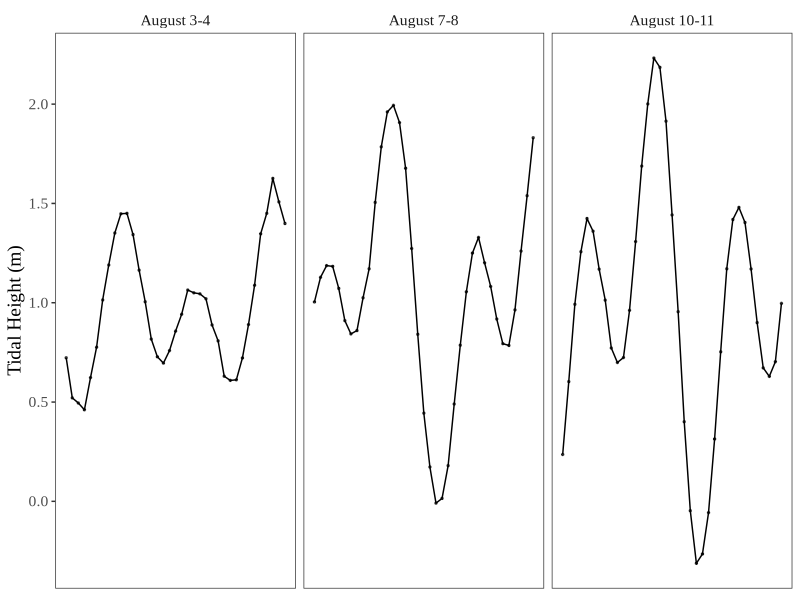
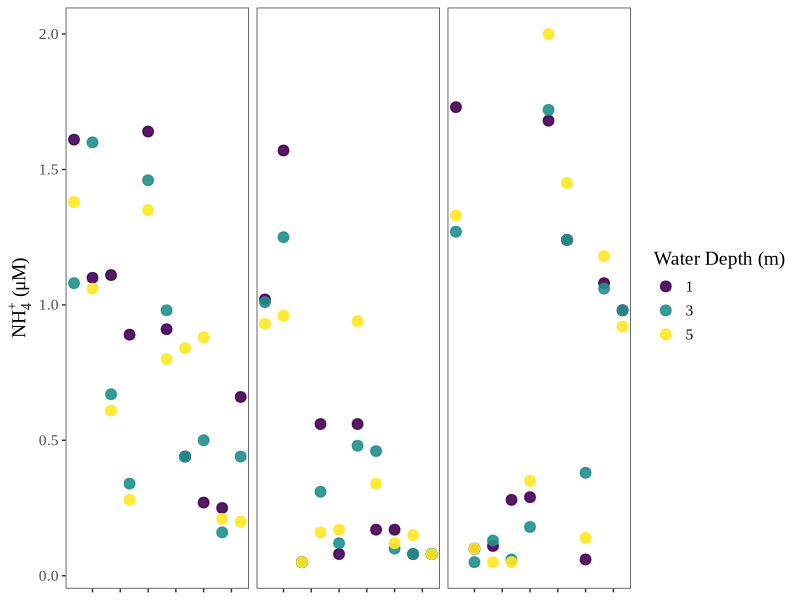
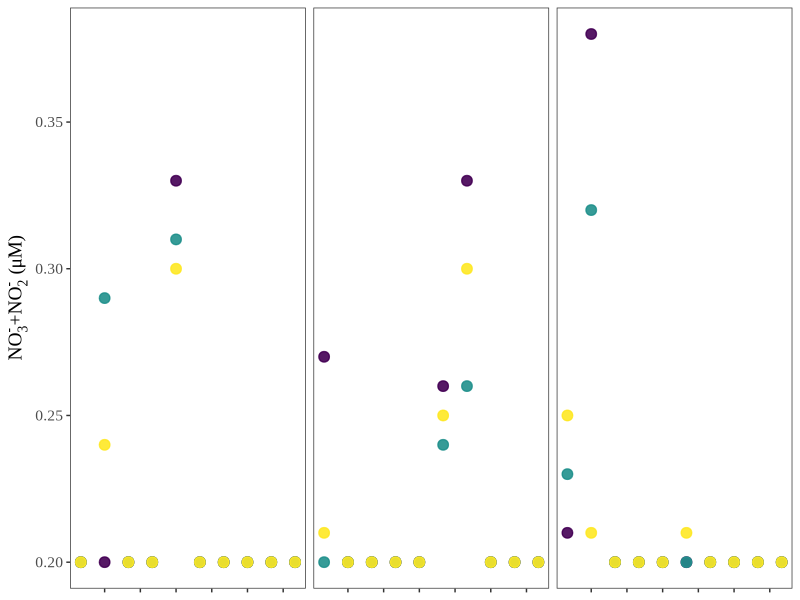
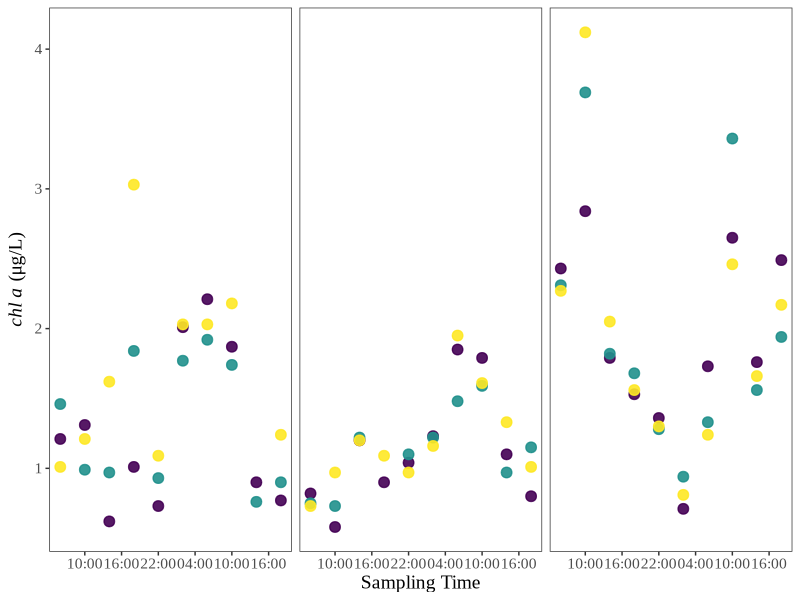
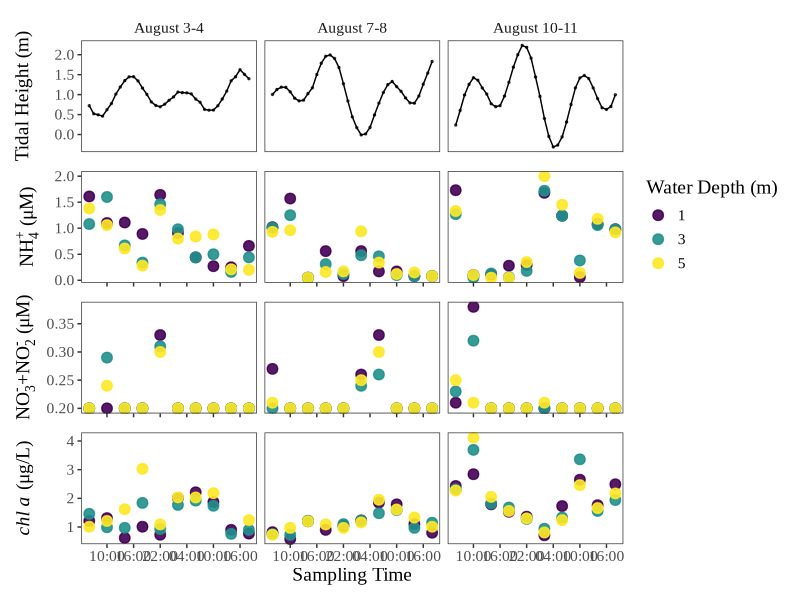

Write the R code that produced these figures, in order.
# Diel Data Analysis
# Heili Lowman
# 6/28/21

# The following script will analyze diel sampling data collected
# in 2018 for the sediment nutrient recycling manuscript.


# Setup -------------------------------------------------------------------

# Load packages
library(tidyverse) 
library(lubridate)
library(viridis)
library(patchwork)
library(here)

# Load necessary datasets
# As published at https://doi.org/10.6073/pasta/7a41a41c52b425c564de7aa079839049
nuts_dat <- read_csv("data_raw/Diel_nutrients.csv")
ctd_dat <- read_csv("data_raw/Diel_CTD.csv")
# Tide data published by NOAA/NOS/CO-OPS
# Disclaimer: These data are based upon the latest information available as of the date of your request, and may differ from the published tide tables.
# Daily Tide Predictions
# StationName: Santa Barbara; State: CA; Stationid: 9411340
# Prediction Type: Harmonic
# From: 20180803 00:00 - 20180812 23:00
# Units: Metric; Time Zone: LST_LDT; Datum: MLLW
# Interval Type: Hourly
# As published at: https://tidesandcurrents.noaa.gov/waterlevels.html?id=9411340&units=metric&bdate=20180803&edate=20180812&timezone=LST/LDT&datum=MLLW&interval=h&action=data
tides_dat <- read_csv("data_raw/bound_tides_pub.csv")


# Figures -----------------------------------------------------------------

# Tidal paneled figure

trial_names <- list('A'="August 3-4", 'B'="August 7-8", 'C'="August 10-11")
trial_labeller <- function(variable,value){
  return(trial_names[value])
}

dailytides <- ggplot(data = tides_dat, aes(x = Hour, y = Verified_m)) +
  geom_point(size = 0.5, alpha = 0.7) +
  geom_line() +
  labs(y = 'Tidal Height (m)') +
  facet_wrap(~SampleDate, labeller = trial_labeller) +
  theme_bw() +
  theme(text=element_text(family="Times New Roman", size=14),
        panel.grid.major = element_blank(), 
        panel.grid.minor = element_blank(),
        panel.background = element_blank(),
        axis.title.x=element_blank(),
        axis.text.x=element_blank(),
        axis.ticks.x=element_blank(),
        strip.background = element_blank(),
        #strip.text.x = element_blank(),
        legend.position = "none")

dailytides

# Ammonium paneled figure

fig_nh4 <- nuts_dat %>%
  mutate(Depth_f = factor(Depth),
         Trial_f = factor(case_when(DateTime < "2018-08-05 00:00:00" ~ 1,
                                    DateTime > "2018-08-05 00:00:00" & 
                                      DateTime < "2018-08-09 00:00:00" ~ 2,
                                    DateTime > "2018-08-09 00:00:00" ~ 3))) %>%
  ggplot(aes(DateTime, NH4, color=Depth_f)) +
  scale_color_viridis(discrete=TRUE) +
  geom_point(size = 3, stroke = 0.75, alpha = 0.9) +
  scale_x_datetime(date_labels = "%H:%M", date_breaks = "6 hours") +
  ylab(expression(paste(NH[4]^{"+"}," (μM)"))) +
  labs(color = "Water Depth (m)") +  
  theme_bw() + 
  facet_grid(.~Trial_f, scales="free") +
  theme(text=element_text(family="Times New Roman", size=14),
        panel.grid.major = element_blank(), 
        panel.grid.minor = element_blank(),
        panel.background = element_blank(),
        axis.title.x=element_blank(),
        axis.text.x=element_blank(),
        #axis.ticks.x=element_blank(),
        strip.background = element_blank(),
        strip.text.x = element_blank(),
        legend.position = "right")

fig_nh4

# Nitrate paneled figure

fig_no3 <- nuts_dat %>%
  mutate(Depth_f = factor(Depth),
         Trial_f = factor(case_when(DateTime < "2018-08-05 00:00:00" ~ 1,
                                    DateTime > "2018-08-05 00:00:00" & 
                                      DateTime < "2018-08-09 00:00:00" ~ 2,
                                    DateTime > "2018-08-09 00:00:00" ~ 3))) %>%
  ggplot(aes(DateTime, NO3_NO2, color=Depth_f)) +
  scale_color_viridis(discrete=TRUE) +
  geom_point(size = 3, stroke = 0.75, alpha = 0.9) +
  scale_x_datetime(date_labels = "%H:%M", date_breaks = "6 hours") +
  ylab(expression(paste(NO[3]^{"-"}, "+", NO[2]^{"-"}, " (μM)"))) +
  labs(color = "Water Depth (m)") +  
  theme_bw() + 
  facet_grid(.~Trial_f, scales="free") +
  theme(text=element_text(family="Times New Roman", size=14),
        panel.grid.major = element_blank(), 
        panel.grid.minor = element_blank(),
        panel.background = element_blank(),
        strip.background = element_blank(),
        strip.text.x = element_blank(),
        axis.title.x=element_blank(),
        axis.text.x=element_blank(),
        #axis.ticks.x=element_blank(),
        legend.position = "none")

fig_no3

# Chlorophyll paneled figure

fig_chla <- nuts_dat %>%
  mutate(Depth_f = factor(Depth),
         Trial_f = factor(case_when(DateTime < "2018-08-05 00:00:00" ~ 1,
                                    DateTime > "2018-08-05 00:00:00" & 
                                      DateTime < "2018-08-09 00:00:00" ~ 2,
                                    DateTime > "2018-08-09 00:00:00" ~ 3))) %>%
  ggplot(aes(DateTime, Chla, color=Depth_f)) +
  scale_color_viridis(discrete=TRUE) +
  geom_point(size = 3, stroke = 0.75, alpha = 0.9) +
  scale_x_datetime(date_labels = "%H:%M", date_breaks = "6 hours") +
  ylab(expression(paste(italic("chl a"), " (μg/L)"))) +
  labs(color = "Water Depth (m)",
       x = "Sampling Time") +  
  theme_bw() + 
  facet_grid(.~Trial_f, scales="free") +
  theme(text=element_text(family="Times New Roman", size=14),
        panel.grid.major = element_blank(), 
        panel.grid.minor = element_blank(),
        panel.background = element_blank(),
        strip.background = element_blank(),
        strip.text.x = element_blank(),
        #axis.title.x=element_blank(),
        #axis.text.x=element_blank(),
        #axis.ticks.x=element_blank(),
        legend.position = "none")

fig_chla

# Temperature paneled figure



# Combine and export figure -----------------------------------------------

full_fig_4 <- dailytides /
  fig_nh4 /
  fig_no3 /
  fig_chla

full_fig_4

# End of script

